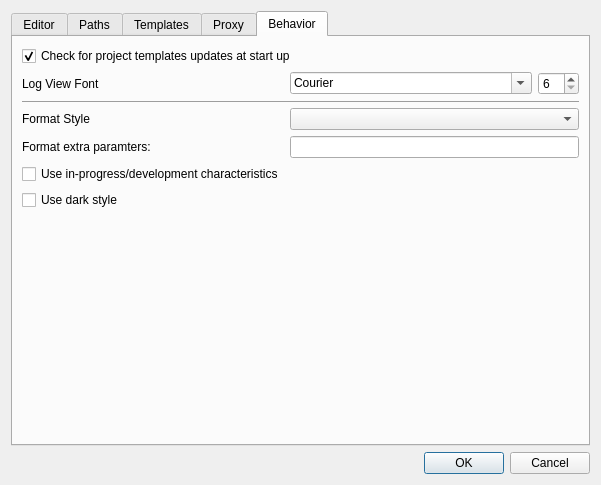
<?xml version="1.0" encoding="UTF-8"?>
<ui version="4.0">
 <class>ConfigWidget</class>
 <widget class="QDialog" name="ConfigWidget">
  <property name="geometry">
   <rect>
    <x>0</x>
    <y>0</y>
    <width>601</width>
    <height>485</height>
   </rect>
  </property>
  <property name="windowTitle">
   <string>Form</string>
  </property>
  <layout class="QVBoxLayout" name="verticalLayout">
   <item>
    <widget class="QTabWidget" name="tabWidget">
     <property name="currentIndex">
      <number>4</number>
     </property>
     <widget class="QWidget" name="editorSettings">
      <attribute name="title">
       <string>Editor</string>
      </attribute>
      <layout class="QGridLayout" name="gridLayout">
       <item row="0" column="0">
        <widget class="QLabel" name="label_4">
         <property name="sizePolicy">
          <sizepolicy hsizetype="Maximum" vsizetype="Preferred">
           <horstretch>0</horstretch>
           <verstretch>0</verstretch>
          </sizepolicy>
         </property>
         <property name="text">
          <string>Editor Font</string>
         </property>
        </widget>
       </item>
       <item row="1" column="0">
        <widget class="QLabel" name="label_2">
         <property name="sizePolicy">
          <sizepolicy hsizetype="Maximum" vsizetype="Preferred">
           <horstretch>0</horstretch>
           <verstretch>0</verstretch>
          </sizepolicy>
         </property>
         <property name="text">
          <string>Color style</string>
         </property>
        </widget>
       </item>
       <item row="0" column="1">
        <widget class="QFontComboBox" name="editorFontName">
         <property name="sizePolicy">
          <sizepolicy hsizetype="Expanding" vsizetype="Fixed">
           <horstretch>0</horstretch>
           <verstretch>0</verstretch>
          </sizepolicy>
         </property>
        </widget>
       </item>
       <item row="4" column="0" colspan="3">
        <widget class="QCheckBox" name="editorReplaceTabs">
         <property name="text">
          <string>Replace tabs with spaces</string>
         </property>
        </widget>
       </item>
       <item row="3" column="0" colspan="3">
        <widget class="QCheckBox" name="saveOnActionTarget">
         <property name="text">
          <string>Save editor contents on target action</string>
         </property>
        </widget>
       </item>
       <item row="1" column="1" colspan="2">
        <widget class="QComboBox" name="editorStyle">
         <property name="sizePolicy">
          <sizepolicy hsizetype="Expanding" vsizetype="Fixed">
           <horstretch>0</horstretch>
           <verstretch>0</verstretch>
          </sizepolicy>
         </property>
        </widget>
       </item>
       <item row="0" column="2">
        <widget class="QSpinBox" name="editorFontSize">
         <property name="minimum">
          <number>6</number>
         </property>
         <property name="maximum">
          <number>72</number>
         </property>
        </widget>
       </item>
       <item row="2" column="0" colspan="3">
        <widget class="CPPTextEditor" name="codeEditor" native="true"/>
       </item>
       <item row="6" column="0" colspan="3">
        <widget class="QSpinBox" name="editorTabWidth">
         <property name="suffix">
          <string> spaces</string>
         </property>
         <property name="prefix">
          <string>Tab width is </string>
         </property>
         <property name="minimum">
          <number>1</number>
         </property>
         <property name="maximum">
          <number>80</number>
         </property>
         <property name="value">
          <number>4</number>
         </property>
        </widget>
       </item>
       <item row="5" column="0">
        <widget class="QCheckBox" name="editorDetectIdent">
         <property name="text">
          <string>Detect file identation</string>
         </property>
        </widget>
       </item>
      </layout>
     </widget>
     <widget class="QWidget" name="toolsSettings">
      <attribute name="title">
       <string>Paths</string>
      </attribute>
      <layout class="QGridLayout" name="gridLayout_3">
       <item row="0" column="0">
        <widget class="QLabel" name="label">
         <property name="text">
          <string>Workspace PATH</string>
         </property>
         <property name="alignment">
          <set>Qt::AlignRight|Qt::AlignTrailing|Qt::AlignVCenter</set>
         </property>
        </widget>
       </item>
       <item row="0" column="1">
        <widget class="QLineEdit" name="workspacePath"/>
       </item>
       <item row="0" column="2">
        <widget class="QToolButton" name="projectPathSetButton">
         <property name="icon">
          <iconset resource="resources/resources.qrc">
           <normaloff>:/images/actions/document-open.svg</normaloff>:/images/actions/document-open.svg</iconset>
         </property>
        </widget>
       </item>
       <item row="1" column="0" colspan="3">
        <widget class="QGroupBox" name="groupBox_2">
         <property name="title">
          <string>Additional PATHs</string>
         </property>
         <layout class="QGridLayout" name="gridLayout_2">
          <item row="0" column="0" rowspan="3">
           <widget class="QListView" name="additionalPathList"/>
          </item>
          <item row="0" column="1">
           <widget class="QToolButton" name="tbPathAdd">
            <property name="text">
             <string>...</string>
            </property>
            <property name="icon">
             <iconset resource="resources/resources.qrc">
              <normaloff>:/images/actions/list-add.svg</normaloff>:/images/actions/list-add.svg</iconset>
            </property>
            <property name="iconSize">
             <size>
              <width>32</width>
              <height>32</height>
             </size>
            </property>
           </widget>
          </item>
          <item row="1" column="1">
           <widget class="QToolButton" name="tbPathRm">
            <property name="text">
             <string>...</string>
            </property>
            <property name="icon">
             <iconset resource="resources/resources.qrc">
              <normaloff>:/images/actions/list-remove.svg</normaloff>:/images/actions/list-remove.svg</iconset>
            </property>
            <property name="iconSize">
             <size>
              <width>32</width>
              <height>32</height>
             </size>
            </property>
           </widget>
          </item>
          <item row="2" column="1">
           <spacer name="verticalSpacer">
            <property name="orientation">
             <enum>Qt::Vertical</enum>
            </property>
            <property name="sizeHint" stdset="0">
             <size>
              <width>20</width>
              <height>177</height>
             </size>
            </property>
           </spacer>
          </item>
         </layout>
        </widget>
       </item>
      </layout>
     </widget>
     <widget class="TemplateManager" name="templateSettings">
      <attribute name="title">
       <string>Templates</string>
      </attribute>
     </widget>
     <widget class="QWidget" name="proxySettings">
      <attribute name="title">
       <string>Proxy</string>
      </attribute>
      <layout class="QGridLayout" name="gridLayout_5">
       <item row="0" column="0">
        <widget class="QGroupBox" name="groupBox_3">
         <property name="title">
          <string>HTTP proxy for network access</string>
         </property>
         <layout class="QVBoxLayout" name="verticalLayout_4">
          <item>
           <layout class="QVBoxLayout" name="verticalLayout_2">
            <item>
             <widget class="QRadioButton" name="noProxy">
              <property name="text">
               <string>None</string>
              </property>
              <attribute name="buttonGroup">
               <string notr="true">buttonGroup</string>
              </attribute>
             </widget>
            </item>
            <item>
             <widget class="QRadioButton" name="systemProxy">
              <property name="text">
               <string>System proxy</string>
              </property>
              <attribute name="buttonGroup">
               <string notr="true">buttonGroup</string>
              </attribute>
             </widget>
            </item>
            <item>
             <widget class="QRadioButton" name="userProxy">
              <property name="text">
               <string>Custom proxy</string>
              </property>
              <attribute name="buttonGroup">
               <string notr="true">buttonGroup</string>
              </attribute>
             </widget>
            </item>
           </layout>
          </item>
          <item>
           <layout class="QHBoxLayout" name="horizontalLayout">
            <item>
             <widget class="QLabel" name="labelHost">
              <property name="text">
               <string>Host</string>
              </property>
             </widget>
            </item>
            <item>
             <widget class="QLineEdit" name="proxyHost">
              <property name="enabled">
               <bool>false</bool>
              </property>
              <property name="text">
               <string>localhost</string>
              </property>
             </widget>
            </item>
            <item>
             <widget class="QLabel" name="labelPort">
              <property name="text">
               <string>Port</string>
              </property>
             </widget>
            </item>
            <item>
             <widget class="QLineEdit" name="proxyPort">
              <property name="enabled">
               <bool>false</bool>
              </property>
              <property name="text">
               <string>3128</string>
              </property>
             </widget>
            </item>
           </layout>
          </item>
          <item>
           <spacer name="verticalSpacer_2">
            <property name="orientation">
             <enum>Qt::Vertical</enum>
            </property>
            <property name="sizeHint" stdset="0">
             <size>
              <width>20</width>
              <height>40</height>
             </size>
            </property>
           </spacer>
          </item>
          <item>
           <widget class="QGroupBox" name="useAutentication">
            <property name="title">
             <string>Proxy authentication</string>
            </property>
            <property name="checkable">
             <bool>true</bool>
            </property>
            <property name="checked">
             <bool>false</bool>
            </property>
            <layout class="QFormLayout" name="formLayout">
             <item row="0" column="0">
              <widget class="QLabel" name="labelUsername">
               <property name="text">
                <string>Username</string>
               </property>
              </widget>
             </item>
             <item row="0" column="1">
              <widget class="QLineEdit" name="username">
               <property name="echoMode">
                <enum>QLineEdit::Normal</enum>
               </property>
              </widget>
             </item>
             <item row="1" column="0">
              <widget class="QLabel" name="labelPassword">
               <property name="text">
                <string>Password</string>
               </property>
              </widget>
             </item>
             <item row="1" column="1">
              <widget class="QLineEdit" name="password">
               <property name="echoMode">
                <enum>QLineEdit::Password</enum>
               </property>
              </widget>
             </item>
            </layout>
           </widget>
          </item>
         </layout>
        </widget>
       </item>
      </layout>
     </widget>
     <widget class="QWidget" name="behaviorSettings">
      <attribute name="title">
       <string>Behavior</string>
      </attribute>
      <layout class="QGridLayout" name="gridLayout_6">
       <item row="3" column="1" colspan="2">
        <widget class="QComboBox" name="formatterStyle"/>
       </item>
       <item row="7" column="0" colspan="3">
        <spacer name="verticalSpacer_3">
         <property name="orientation">
          <enum>Qt::Vertical</enum>
         </property>
         <property name="sizeHint" stdset="0">
          <size>
           <width>20</width>
           <height>40</height>
          </size>
         </property>
        </spacer>
       </item>
       <item row="1" column="0">
        <widget class="QLabel" name="label_6">
         <property name="sizePolicy">
          <sizepolicy hsizetype="Maximum" vsizetype="Preferred">
           <horstretch>0</horstretch>
           <verstretch>0</verstretch>
          </sizepolicy>
         </property>
         <property name="text">
          <string>Log View Font</string>
         </property>
        </widget>
       </item>
       <item row="6" column="0" colspan="2">
        <widget class="QCheckBox" name="useDarkStyle">
         <property name="text">
          <string>Use dark style</string>
         </property>
        </widget>
       </item>
       <item row="1" column="2">
        <widget class="QSpinBox" name="loggerFontSize">
         <property name="minimum">
          <number>6</number>
         </property>
         <property name="maximum">
          <number>72</number>
         </property>
        </widget>
       </item>
       <item row="4" column="1" colspan="2">
        <widget class="QLineEdit" name="formatterExtra"/>
       </item>
       <item row="0" column="0" colspan="2">
        <widget class="QCheckBox" name="autoUpdateProjectTmplates">
         <property name="text">
          <string>Check for project templates updates at start up</string>
         </property>
         <property name="checked">
          <bool>true</bool>
         </property>
        </widget>
       </item>
       <item row="1" column="1">
        <widget class="QFontComboBox" name="loggerFontName">
         <property name="sizePolicy">
          <sizepolicy hsizetype="Expanding" vsizetype="Fixed">
           <horstretch>0</horstretch>
           <verstretch>0</verstretch>
          </sizepolicy>
         </property>
         <property name="fontFilters">
          <set>QFontComboBox::MonospacedFonts</set>
         </property>
        </widget>
       </item>
       <item row="3" column="0">
        <widget class="QLabel" name="label_7">
         <property name="text">
          <string>Format Style</string>
         </property>
        </widget>
       </item>
       <item row="4" column="0">
        <widget class="QLabel" name="label_8">
         <property name="text">
          <string>Format extra paramters:</string>
         </property>
        </widget>
       </item>
       <item row="2" column="0" colspan="3">
        <widget class="QWidget" name="widget" native="true">
         <property name="minimumSize">
          <size>
           <width>0</width>
           <height>1</height>
          </size>
         </property>
         <property name="styleSheet">
          <string notr="true">border-bottom: 1px solid;
border-bottom-color: rgb(0, 0, 0, 96);</string>
         </property>
        </widget>
       </item>
       <item row="5" column="0">
        <widget class="QCheckBox" name="useDevelopment">
         <property name="text">
          <string>Use in-progress/development characteristics</string>
         </property>
        </widget>
       </item>
      </layout>
     </widget>
    </widget>
   </item>
   <item>
    <widget class="QDialogButtonBox" name="buttonBox">
     <property name="standardButtons">
      <set>QDialogButtonBox::Cancel|QDialogButtonBox::Ok</set>
     </property>
    </widget>
   </item>
  </layout>
 </widget>
 <customwidgets>
  <customwidget>
   <class>CPPTextEditor</class>
   <extends>QWidget</extends>
   <header>cpptexteditor.h</header>
   <container>1</container>
  </customwidget>
  <customwidget>
   <class>TemplateManager</class>
   <extends>QWidget</extends>
   <header>templatemanager.h</header>
   <container>1</container>
  </customwidget>
 </customwidgets>
 <resources>
  <include location="resources/resources.qrc"/>
 </resources>
 <connections>
  <connection>
   <sender>buttonBox</sender>
   <signal>accepted()</signal>
   <receiver>ConfigWidget</receiver>
   <slot>accept()</slot>
   <hints>
    <hint type="sourcelabel">
     <x>181</x>
     <y>457</y>
    </hint>
    <hint type="destinationlabel">
     <x>183</x>
     <y>480</y>
    </hint>
   </hints>
  </connection>
  <connection>
   <sender>buttonBox</sender>
   <signal>rejected()</signal>
   <receiver>ConfigWidget</receiver>
   <slot>reject()</slot>
   <hints>
    <hint type="sourcelabel">
     <x>272</x>
     <y>455</y>
    </hint>
    <hint type="destinationlabel">
     <x>272</x>
     <y>483</y>
    </hint>
   </hints>
  </connection>
  <connection>
   <sender>userProxy</sender>
   <signal>toggled(bool)</signal>
   <receiver>proxyHost</receiver>
   <slot>setEnabled(bool)</slot>
   <hints>
    <hint type="sourcelabel">
     <x>119</x>
     <y>147</y>
    </hint>
    <hint type="destinationlabel">
     <x>126</x>
     <y>182</y>
    </hint>
   </hints>
  </connection>
  <connection>
   <sender>userProxy</sender>
   <signal>toggled(bool)</signal>
   <receiver>proxyPort</receiver>
   <slot>setEnabled(bool)</slot>
   <hints>
    <hint type="sourcelabel">
     <x>429</x>
     <y>160</y>
    </hint>
    <hint type="destinationlabel">
     <x>429</x>
     <y>182</y>
    </hint>
   </hints>
  </connection>
  <connection>
   <sender>userProxy</sender>
   <signal>toggled(bool)</signal>
   <receiver>useAutentication</receiver>
   <slot>setEnabled(bool)</slot>
   <hints>
    <hint type="sourcelabel">
     <x>46</x>
     <y>147</y>
    </hint>
    <hint type="destinationlabel">
     <x>73</x>
     <y>421</y>
    </hint>
   </hints>
  </connection>
  <connection>
   <sender>editorDetectIdent</sender>
   <signal>toggled(bool)</signal>
   <receiver>editorTabWidth</receiver>
   <slot>setDisabled(bool)</slot>
   <hints>
    <hint type="sourcelabel">
     <x>85</x>
     <y>385</y>
    </hint>
    <hint type="destinationlabel">
     <x>83</x>
     <y>415</y>
    </hint>
   </hints>
  </connection>
 </connections>
 <buttongroups>
  <buttongroup name="buttonGroup"/>
 </buttongroups>
</ui>
